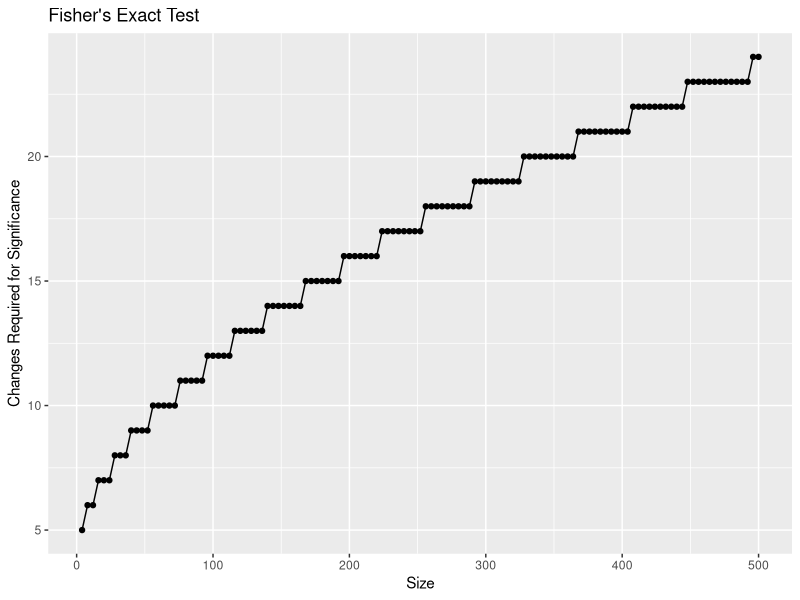
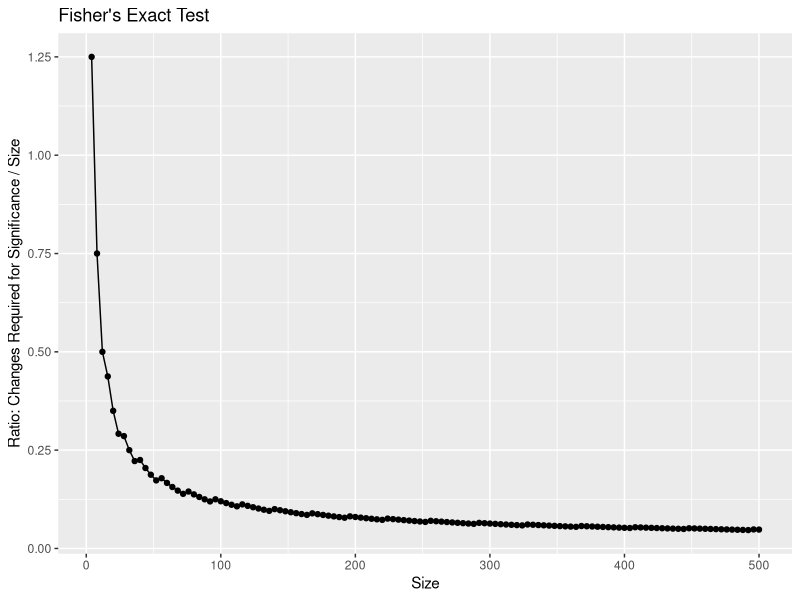
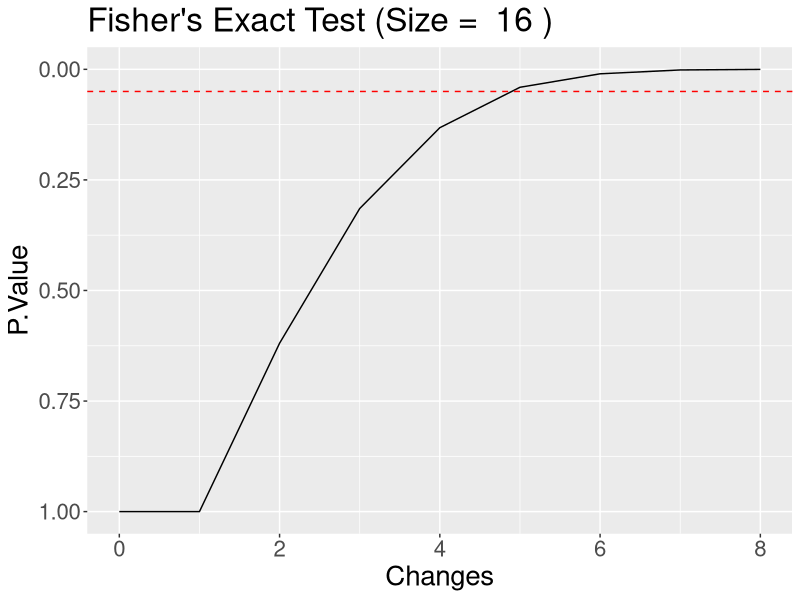
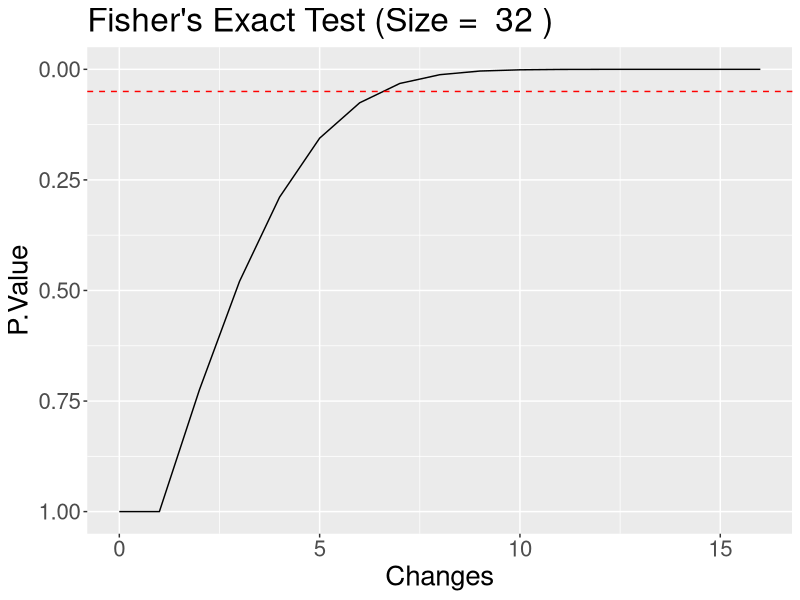
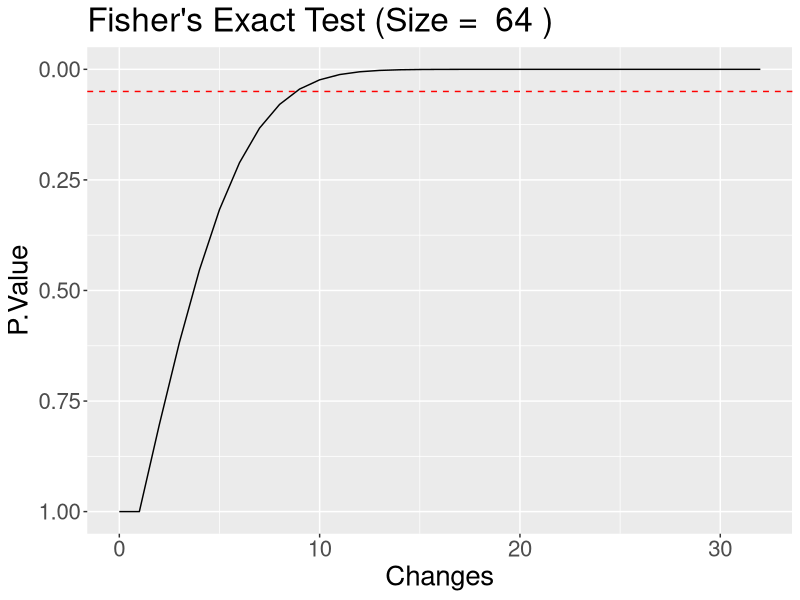
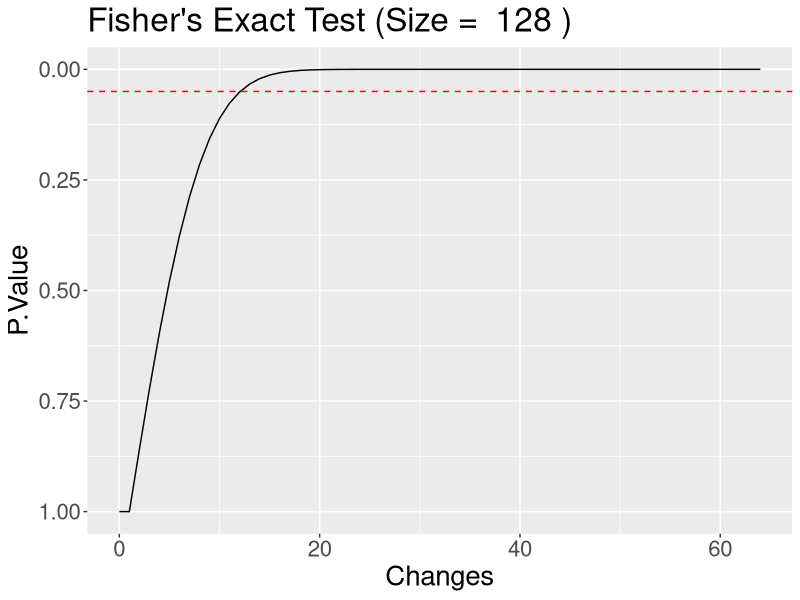
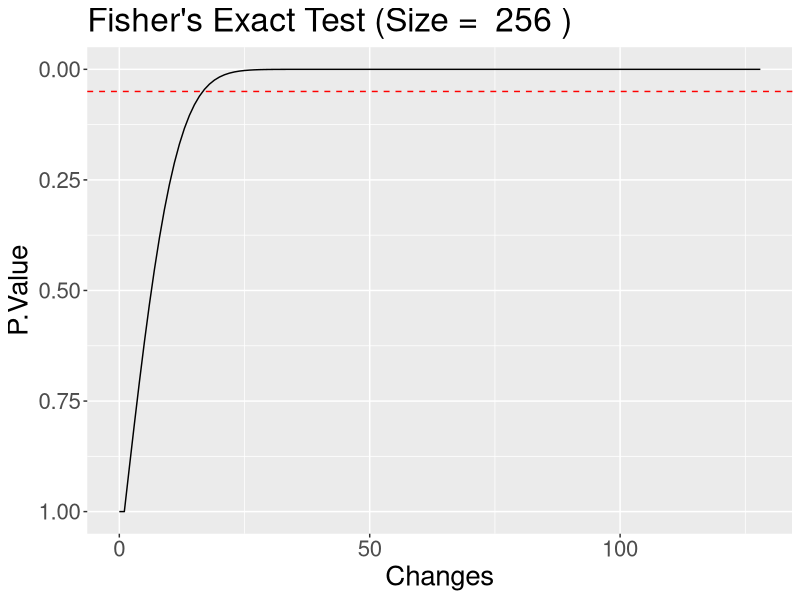
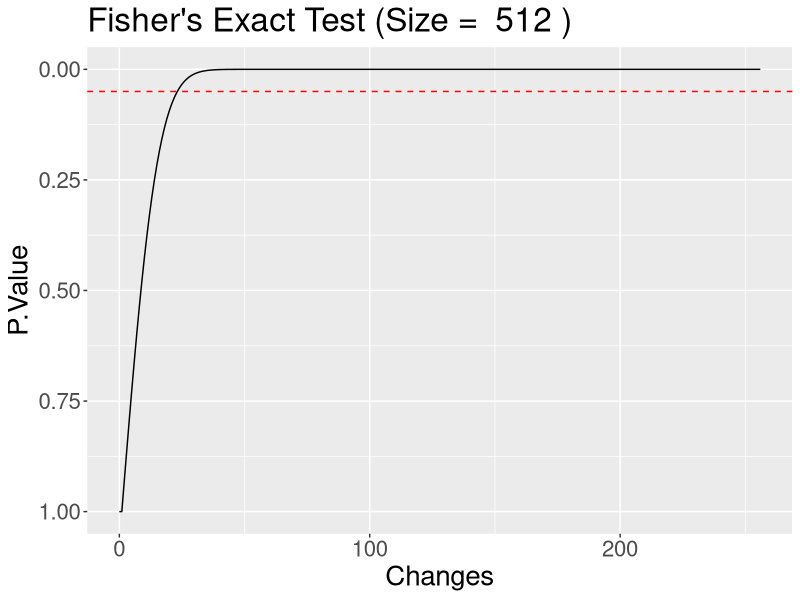

Generate these figures, in order, with R:
library(ggplot2)

simulate_fishers <- function(n,figure=TRUE){
  d <- data.frame(a=c(n,n),b=c(n,n))
  nums = c(0)
  p_values  =c(fisher.test(d)$p.value)
  n2 <- n * 2
  changes_at_significance = -1
  for( i in seq(1,n2)){
    #move 1
    if( i %% 2 == 0){
      #move false negative to true positive
      d[1,1] = d[1,1] + 1
      d[1,2] = d[1,2] - 1
    }else{
      #move false postiive to true negative
      d[2,2] = d[2,2] + 1
      d[2,1] = d[2,1] - 1
    }
    fisher = fisher.test(d)$p.value
    if(fisher <= 0.05 & changes_at_significance == -1){
      changes_at_significance = i
    }
    p_values <- append(fisher,p_values)
  }
  p_values <- rev(p_values)
  nums = seq(0,n2)
  
  results = data.frame(Changes=nums,P.Value=p_values)
  
  p <- ggplot(data=results,aes(x=Changes,y=P.Value)) + geom_line() + 
    scale_y_reverse( lim=c(1.00,0.00)) + 
    geom_hline(yintercept=0.05, linetype="dashed", color = "red") + 
    ggtitle(paste('Fisher\'s Exact Test (Size = ',(n*4),')')) + 
    theme(text = element_text(size=20)) 
  if(figure){
    ggsave(paste('fisherExact_',(n*4),'.png',sep=''),p) 
  }
  return(changes_at_significance)
}

simulate_fishers(4)
simulate_fishers(8)
simulate_fishers(16)
simulate_fishers(32)
simulate_fishers(64)
simulate_fishers(128)

changes_at_sig = c()
for(i in seq(4,128)){
  r = simulate_fishers(i,FALSE)
  changes_at_sig = append(r,changes_at_sig)
}
changes_at_sig <- rev(changes_at_sig)
d <- data.frame(Size=(seq(4:128)*4),Changes_to_significance=changes_at_sig)

d$Ratio <- d$Changes_to_significance / d$Size

ggplot(data=d,aes(x=Size,y=Changes_to_significance)) + geom_point() + geom_line() + ylab('Changes Required for Significance') + 
  ggtitle('Fisher\'s Exact Test')
ggsave('Fisher_Changes_vs_Size.png')
ggplot(data=d,aes(x=Size,y=Ratio)) + geom_point() + geom_line() + ylab('Ratio: Changes Required for Significance / Size')+ 
  ggtitle('Fisher\'s Exact Test')
ggsave('Fisher_Ratio_vs_Size.png')
















